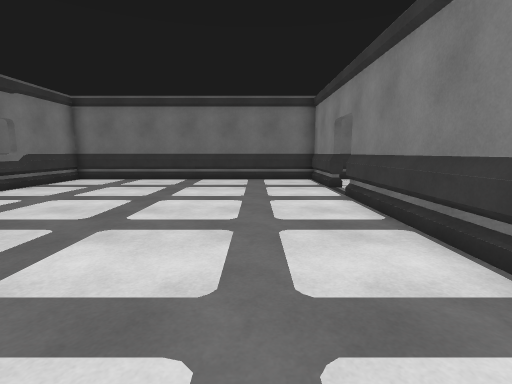
View 1 (above)

19 first-person views from a walk through a 3-D level made in the Unity game engine. The camera is 1.3 m above the floor, tilts 8° down and sees 85° across. Doors are open. The floor is counted in squares, 1 m on a side. Each view is taken from the middle of a square. On the plan, view 1 faces up. The plan holds only what a view shows up to about 13 squares ahead; the rest is blank. The place goes on beyond the plan. The player is left out. Some animated figures are left out.

View 2
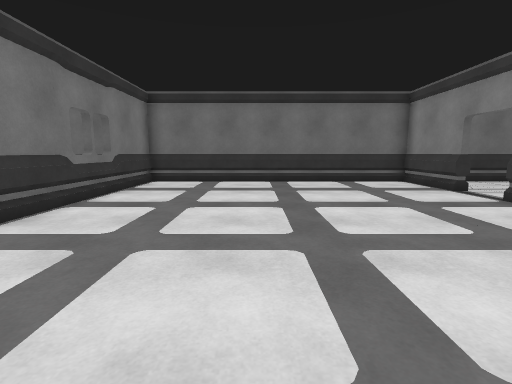

View 3
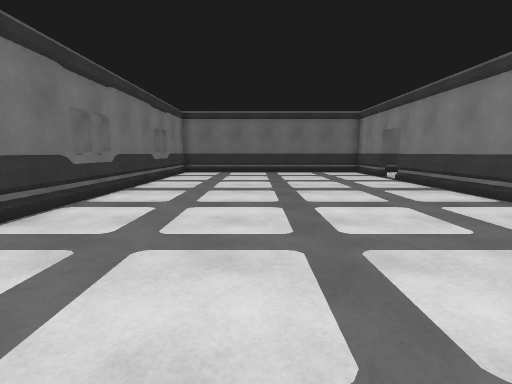

View 4
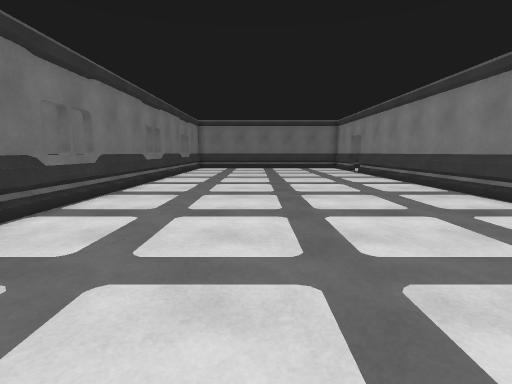

View 5
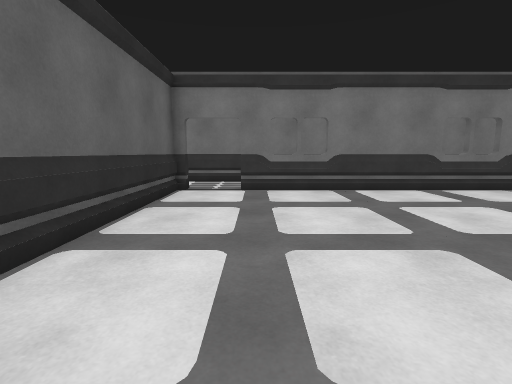

View 6
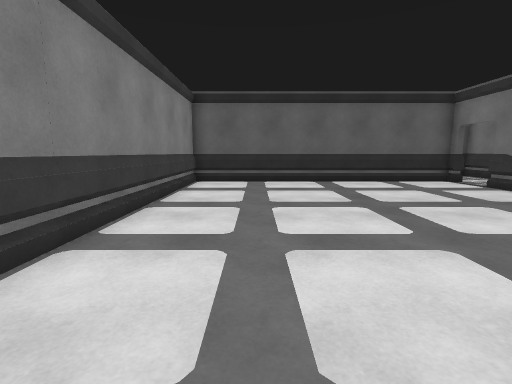

View 7
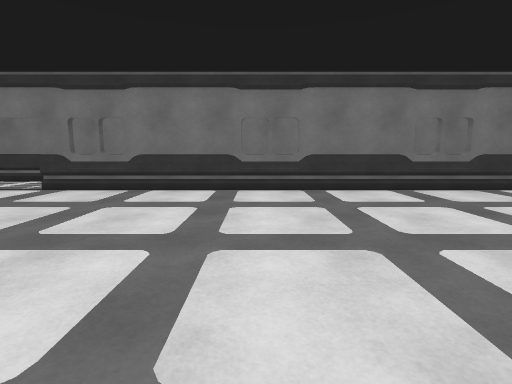

View 8
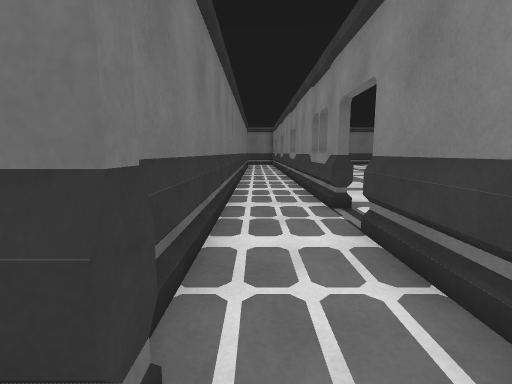

View 9
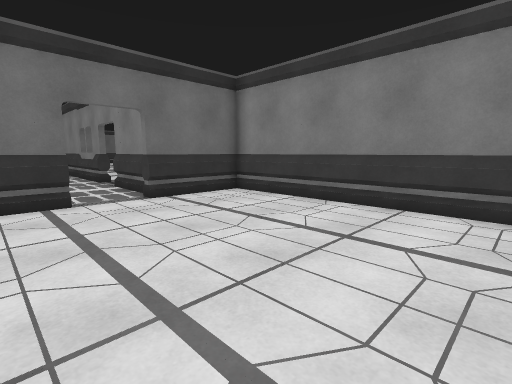

View 10
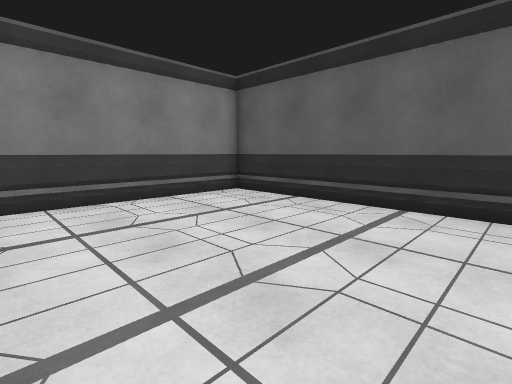

View 11
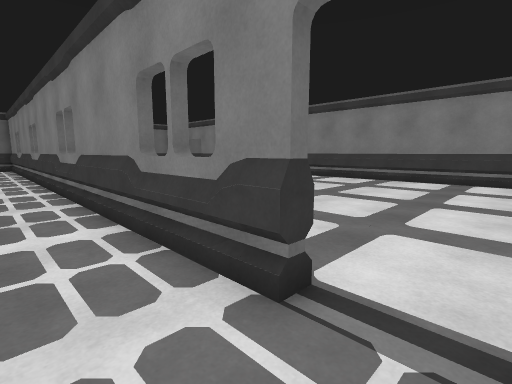

View 12
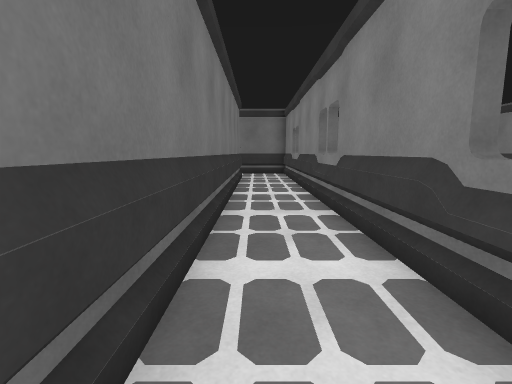

View 13
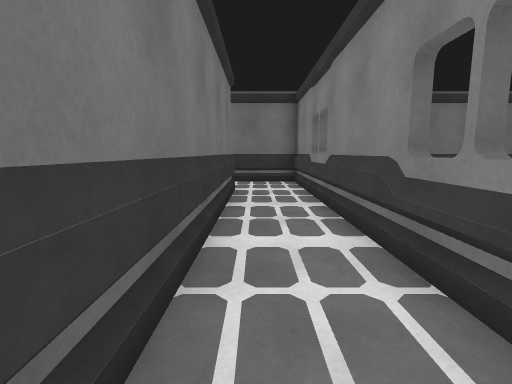

View 14
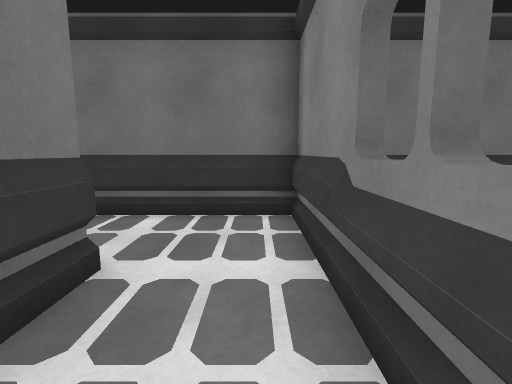

View 15
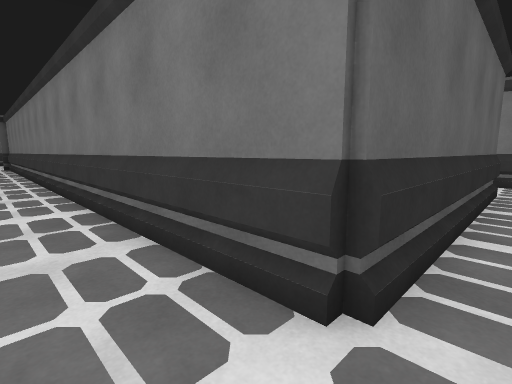

View 16
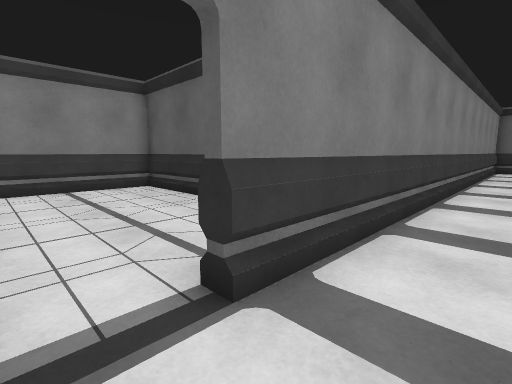

View 17
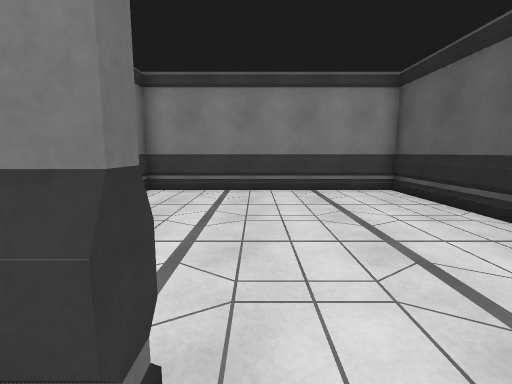

View 18
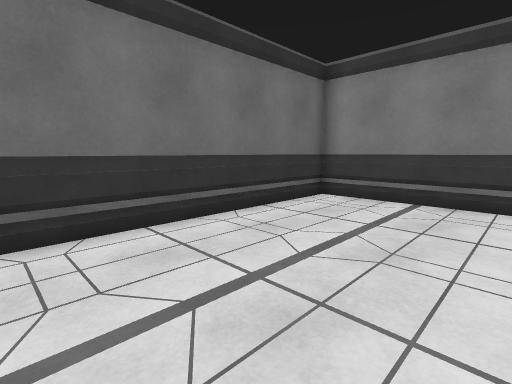

View 19
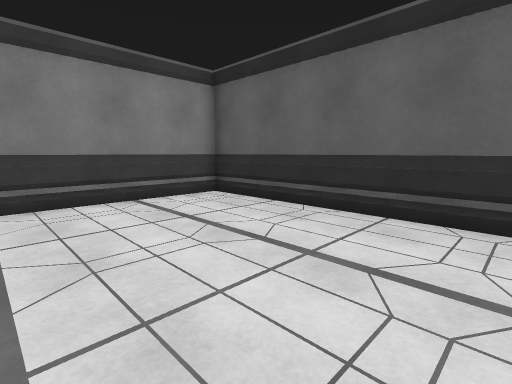

### Floor plan
Points are (right, up) in squares from view 1. A wall is a line through its corners. A room is listed if a view was taken in it or the views show most of it. See-through windows are left out.
Room 1 (views 1, 2, 3, 4, 5, 6, 7, 16, 17)
walls: (2.9, 10.4) (2.9, 13.9) (-8.9, 13.9) (-8.9, -10.5); (-8.9, -12.9) (2.9, -12.9) (2.9, 8.6)
ways out: open door at (-9, -11.5) to room 3; open door at (3, 9.5) to room 4
Room 2 (views 8, 9, 10)
walls: (-11.5, -16.1) (-12.7, -16.1); (-13.9, -24.9) (-6.1, -24.9) (-6.1, -16.1) (-9.5, -16.1)
ways out: open door at (-10.5, -16) to room 3
Room 3 (views 11, 12, 13, 14, 15)
walls: (-9.1, -1.6) (-9.2, -1.1); (-9.1, -10.5) (-9.1, 13.9) (-13.8, 13.9); (-14.5, 11.1) (-11.9, 11.1) (-11.9, -15.1); (-9.1, -15.2) (-9.1, -12.4)
ways out: open door at (-9, -11.5) to room 1; open door at (-10.5, -16) to room 2
Room 4 (views 18, 19)
walls: (4.1, 5.1) (11.9, 5.1) (11.9, 13.9) (4.1, 13.9)
ways out: open door at (3, 9.5) to room 1

Positions as (right, up) in squares from view 1, and headings:
1: (0, 0), facing up
2: (-4, 1), facing up
3: (-4, -5), facing up
4: (-4, -10), facing up
5: (1, -10), facing left
6: (0, 0), facing down
7: (1, -3), facing left
8: (-11, -17), facing up
9: (-13, -24), facing up-right
10: (-14, -18), facing down-right
11: (-11, -12), facing up-right
12: (-11, -4), facing up
13: (-11, 1), facing up
14: (-10, 8), facing up
15: (-10, 12), facing down-left
16: (1, 10), facing down-right
17: (2, 10), facing right
18: (4, 9), facing up-right
19: (4, 11), facing down-right
